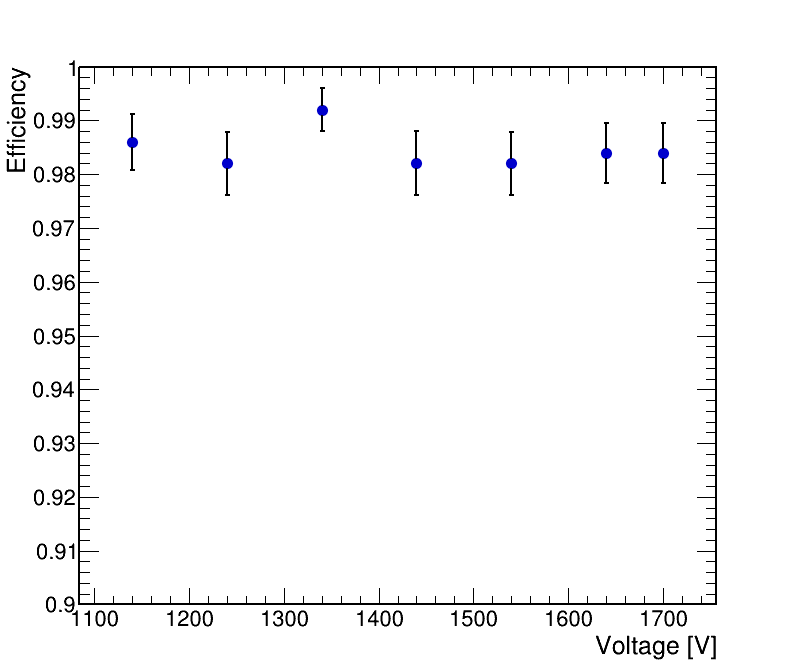

Generate this figure with Python:
import ROOT
from array import array

voltage = array('d', [1140,1240,1340,1440,1540,1640,1700]) #write the different voltages here

efficiency = array('d', [0.9860,0.9820,0.9920,0.9821,0.9820,0.9840,0.9840]) #write efficiency values

efficiency_error = array('d', [0.0052,0.0059,0.0040,0.0059,0.0059,0.0056,0.0056]) #Write the efficiency errors

voltage_error = array('d', [0.0] * len(voltage))
ROOT.gStyle.SetOptStat(0)

canvas = ROOT.TCanvas("canvas","Efficiency vs Voltage", 800,700)

canvas.SetTicks(1,1)
canvas.SetFrameLineWidth(2)

canvas.SetTicks(1, 1)
graph = ROOT.TGraphErrors(len(voltage),voltage,efficiency,voltage_error,efficiency_error)

graph.SetTitle("")

graph.SetMarkerStyle(20)
graph.SetMarkerSize(1.3)
graph.SetMarkerColor(ROOT.kBlue + 1)

graph.SetLineColor(ROOT.kBlack)
graph.SetLineWidth(2)

graph.GetXaxis().SetTitle("Voltage [V]")
graph.GetYaxis().SetTitle("Efficiency")

graph.GetXaxis().SetTitleSize(0.04)
graph.GetYaxis().SetTitleSize(0.04)
graph.GetYaxis().SetTitleOffset(1.2)

graph.GetYaxis().SetRangeUser(0.9, 1.0)

graph.Draw("AP")
canvas.SaveAs("beforeAug24_efficiency_vs_PMT2VoltageOnly.png")
